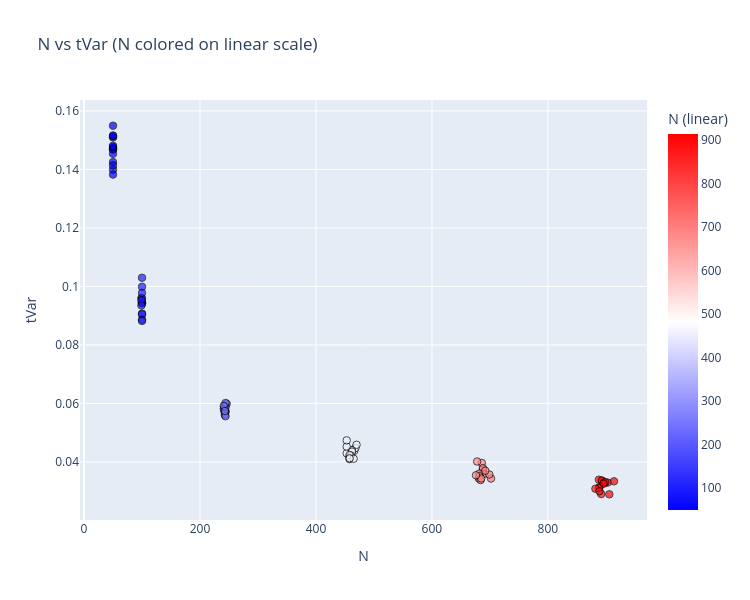

This figure's notebook cell:
### Code cell
import numpy as np, pandas as pd, plotly.express as px

df = pd.DataFrame(consolidated_data)
df["R2"] = df["folder"].str.extract(r"^([0-9\.]+)").astype(float)
df = df.drop(columns=["folder"])
df = df[df["R2"] > 0.4]

column = "N"          # the column to color by
scale  = "linear"     # or "log"

# --- ensure numeric column (encode non-numeric) ---
if not np.issubdtype(df[column].dtype, np.number):
    df[column + "_string"] = df[column]
    df[column] = pd.Categorical(df[column]).codes

df[column] = pd.to_numeric(df[column], errors="coerce")
df = df.dropna(subset=[column])

# --- prepare color data (linear vs log) ---
if scale == "log":
    df = df[df[column] > 0]                          # log requires positive
    color_col = f"{column}_log10"
    df[color_col] = np.log10(df[column].to_numpy())

    # nice log ticks in original space (decades)
    vmin, vmax = df[column].min(), df[column].max()
    decades = np.arange(np.floor(np.log10(vmin)), np.ceil(np.log10(vmax)) + 1)
    ticks = np.power(10.0, decades)
    tickvals = np.log10(ticks)                       # where they land in log space
    ticktext = [f"{t:g}" for t in ticks]
    cbar_title = f"{column} (log10 scale)"
else:
    color_col = column
    vmin, vmax = float(df[color_col].min()), float(df[color_col].max())
    tickvals, ticktext = None, None
    cbar_title = f"{column} (linear)"

# --- midpoint & range in the SAME space as color_col ---
cmin, cmax = float(df[color_col].min()), float(df[color_col].max())
cmid = 0.5 * (cmin + cmax)

bwr_scale = [(0, "blue"), (0.5, "white"), (1, "red")]  # keep your palette

x_label, y_label = "N", "tVar"
fig = px.scatter(
    df,
    x=x_label, y=y_label,
    color=color_col,
    color_continuous_scale=bwr_scale,
    color_continuous_midpoint=cmid,
    range_color=(cmin, cmax),
    hover_data=df.columns,
    title=f"{x_label} vs {y_label} ({column} colored on {scale} scale)"
)

x = 1.5
fig.update_layout(
    autosize=False, width=500 * x, height=400 * x,
    coloraxis_colorbar=dict(title=cbar_title, tickvals=tickvals, ticktext=ticktext)
)
fig.update_traces(marker=dict(opacity=0.7, size=5 * x, line=dict(width=1, color="black")))
os.makedirs(os.path.join("jupyter_plots", folder_tag), exist_ok=True)
fig.write_image(os.path.join("jupyter_plots", folder_tag, f"statistics_{x_label}_vs_{y_label}.pdf"))
fig.show()

### Figure 1 — Plotly figure (JSON) as saved in the notebook; plotly's stock layout.template omitted (floating-point values rounded to 4 significant figures; data arrays with more than 128 entries replaced by an {"elided": "..."} marker saying what was removed)
{"data": [{"customdata": {"elided": "84x34 mixed values"}, "hovertemplate": "N=%{marker.color}<br>tVar=%{y}<br>_target_=%{customdata[0]}<br>trainer_tag=%{customdata[1]}<br>max_iter=%{customdata[2]}<br>tol=%{customdata[3]}<br>lr=%{customdata[4]}<br>weight_decay=%{customdata[5]}<br>orth_input_only=%{customdata[6]}<br>lambda_orth=%{customdata[7]}<br>lambda_iwm=%{customdata[8]}<br>lambda_rwm=%{customdata[9]}<br>lambda_ow=%{customdata[10]}<br>lambda_met=%{customdata[11]}<br>lambda_rws=%{customdata[12]}<br>lambda_sm=%{customdata[13]}<br>lambda_tv=%{customdata[14]}<br>lambda_si=%{customdata[15]}<br>lambda_hi=%{customdata[16]}<br>lambda_htvar=%{customdata[17]}<br>lambda_hlvar=%{customdata[18]}<br>lambda_cl=%{customdata[19]}<br>cap_s=%{customdata[20]}<br>p=%{customdata[21]}<br>same_batch=%{customdata[22]}<br>dropout=%{customdata[23]}<br>drop_rate=%{customdata[24]}<br>inequality_method=%{customdata[25]}<br>meanA=%{customdata[26]}<br>mWout=%{customdata[27]}<br>mWinp=%{customdata[28]}<br>mWrec_exc=%{customdata[29]}<br>mWrec_inh=%{customdata[30]}<br>Gini_index=%{customdata[31]}<br>score=%{customdata[32]}<br>R2=%{customdata[33]}<extra></extra>", "legendgroup": "", "marker": {"color": [50, 50, 50, 50, 50, 50, 50, 50, 50, 50, 50, 50, 50, 50, 100, 100, 100, 100, 99, 100, 100, 100, 100, 99, 99, 100, 100, 100, 244, 244, 243, 242, 246, 241, 244, 242, 243, 244, 244, 244, 241, 243, 466, 468, 462, 470, 453, 453, 462, 458, 460, 458, 458, 453, 688, 686, 688, 465, 458, 702, 689, 681, 682, 699, 678, 692, 682, 684, 685, 888, 914, 894, 676, 903, 893, 897, 889, 899, 896, 888, 882, 906, 892, 889], "coloraxis": "coloraxis", "line": {"color": "black", "width": 1}, "opacity": 0.7, "size": 7.5, "symbol": "circle"}, "mode": "markers", "name": "", "orientation": "v", "showlegend": false, "type": "scatter", "x": [50, 50, 50, 50, 50, 50, 50, 50, 50, 50, 50, 50, 50, 50, 100, 100, 100, 100, 99, 100, 100, 100, 100, 99, 99, 100, 100, 100, 244, 244, 243, 242, 246, 241, 244, 242, 243, 244, 244, 244, 241, 243, 466, 468, 462, 470, 453, 453, 462, 458, 460, 458, 458, 453, 688, 686, 688, 465, 458, 702, 689, 681, 682, 699, 678, 692, 682, 684, 685, 888, 914, 894, 676, 903, 893, 897, 889, 899, 896, 888, 882, 906, 892, 889], "xaxis": "x", "y": [0.1509, 0.1549, 0.1476, 0.1399, 0.1425, 0.1468, 0.1473, 0.1469, 0.1481, 0.1513, 0.1382, 0.1453, 0.1414, 0.1516, 0.09987, 0.103, 0.09453, 0.09071, 0.09602, 0.09587, 0.09426, 0.09428, 0.09042, 0.09512, 0.09349, 0.09777, 0.08861, 0.0882, 0.05712, 0.05934, 0.056, 0.05857, 0.05987, 0.05815, 0.05735, 0.05739, 0.05645, 0.05863, 0.06011, 0.05561, 0.05913, 0.05738, 0.0438, 0.04472, 0.04402, 0.04584, 0.04292, 0.04521, 0.0435, 0.04157, 0.0422, 0.04233, 0.04095, 0.04737, 0.03746, 0.03965, 0.03785, 0.04108, 0.04124, 0.03431, 0.03583, 0.03434, 0.03602, 0.0357, 0.04012, 0.03698, 0.03508, 0.03378, 0.03433, 0.0339, 0.03336, 0.03345, 0.03542, 0.03293, 0.03366, 0.03289, 0.03134, 0.03304, 0.03253, 0.03102, 0.03083, 0.02891, 0.02901, 0.02996], "yaxis": "y"}], "layout": {"autosize": false, "coloraxis": {"cmax": 914, "cmid": 482, "cmin": 50, "colorbar": {"title": {"text": "N (linear)"}}, "colorscale": [[0, "blue"], [0.5, "white"], [1, "red"]]}, "height": 600, "legend": {"tracegroupgap": 0}, "title": {"text": "N vs tVar (N colored on linear scale)"}, "width": 750, "xaxis": {"anchor": "y", "domain": [0, 1], "title": {"text": "N"}}, "yaxis": {"anchor": "x", "domain": [0, 1], "title": {"text": "tVar"}}}}
